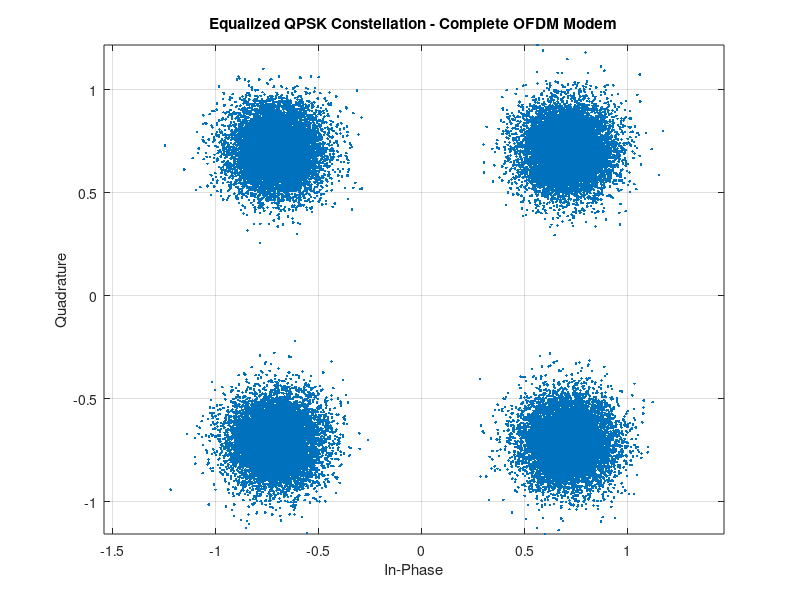
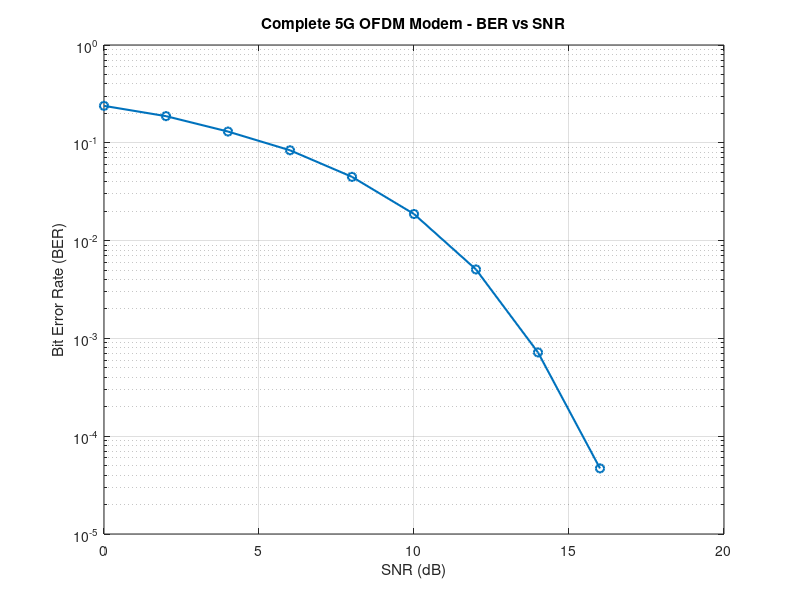

The MATLAB source for these figures, in order:
clc;
clear;
close all;

%% STEP 12 - COMPLETE 5G OFDM MODEM

%% Step 12.1 - System Parameters

% OFDM parameters
Nfft = 64;
cpLength = 16;

% Number of OFDM data symbols
numOFDMSymbols = 1000;

% QPSK parameters
M = 4;

% Test SNR
snrTest = 20;

% Channel parameters
pathDelays = [0 2 4];
pathGains = [1.00 0.50 0.25];

% Number of bits per QPSK symbol
bitsPerSymbol = log2(M);

% Total number of QPSK symbols
numQPSKSymbols = Nfft * numOFDMSymbols;

% Total number of transmitted bits
numBits = numQPSKSymbols * bitsPerSymbol;

%% Generate Random Transmitted Bits

txBits = randi([0 1],numBits,1);

fprintf('\n===== STEP 12.1: SYSTEM SETUP =====\n');

fprintf('FFT Size                 : %d\n',Nfft);
fprintf('Cyclic Prefix Length     : %d\n',cpLength);
fprintf('Number of OFDM Symbols   : %d\n',numOFDMSymbols);
fprintf('QPSK Modulation Order    : %d\n',M);
fprintf('Test SNR                 : %d dB\n',snrTest);

fprintf('Number of Transmitted Bits : %d\n',numBits);

fprintf('Multipath Delays         : ');
fprintf('%d ',pathDelays);
fprintf('samples\n');

fprintf('Multipath Gains          : ');
fprintf('%.2f ',pathGains);
fprintf('\n');
%% Step 12.2 - QPSK Modulation

% Convert bits into QPSK symbol indices
txSymbolIndices = bi2de( ...
    reshape(txBits,bitsPerSymbol,[]).', ...
    'left-msb');

% QPSK modulation
txQPSK = pskmod( ...
    txSymbolIndices, ...
    M, ...
    pi/4);

%% Reshape QPSK Symbols into OFDM Symbols

txQPSKMatrix = reshape( ...
    txQPSK, ...
    Nfft, ...
    numOFDMSymbols);

fprintf('\n===== STEP 12.2: QPSK MODULATION =====\n');

fprintf('Total QPSK Symbols       : %d\n',length(txQPSK));

fprintf('OFDM Symbol Size         : %d QPSK symbols\n',Nfft);

fprintf('OFDM Symbol Count        : %d\n',numOFDMSymbols);
%% Step 12.3 - OFDM Modulation using IFFT

% Perform IFFT on each OFDM symbol
txIFFT = ifft( ...
    txQPSKMatrix, ...
    Nfft, ...
    1);

%% Add Cyclic Prefix

txWithCP = [
    txIFFT(end-cpLength+1:end,:);
    txIFFT
    ];

%% Serialize OFDM Signal

txOFDM = txWithCP(:);

fprintf('\n===== STEP 12.3: OFDM TRANSMITTER =====\n');

fprintf('IFFT Output Size        : %d x %d\n', ...
    size(txIFFT,1),size(txIFFT,2));

fprintf('Cyclic Prefix Length    : %d samples\n',cpLength);

fprintf('OFDM Symbol Length      : %d samples\n', ...
    Nfft + cpLength);

fprintf('Total Transmitted Samples : %d\n', ...
    length(txOFDM));
%% Step 12.4 - Multipath Channel + AWGN

% Create multipath channel impulse response
channelImpulseResponse = zeros(max(pathDelays) + 1, 1);

for k = 1:length(pathDelays)
    channelImpulseResponse(pathDelays(k) + 1) = pathGains(k);
end

% Pass OFDM signal through multipath channel
rxMultipath = filter( ...
    channelImpulseResponse, ...
    1, ...
    txOFDM);

% Add AWGN noise
rxChannel = awgn( ...
    rxMultipath, ...
    snrTest, ...
    'measured');

fprintf('\n===== STEP 12.4: CHANNEL =====\n');

fprintf('Channel Type            : Multipath + AWGN\n');

fprintf('Path Delays             : ');
fprintf('%d ',pathDelays);
fprintf('samples\n');

fprintf('Path Gains              : ');
fprintf('%.2f ',pathGains);
fprintf('\n');

fprintf('Channel SNR             : %d dB\n',snrTest);

fprintf('Received Samples        : %d\n',length(rxChannel));
%% Step 12.5 - OFDM Receiver: CP Removal + FFT

% Reshape received signal into OFDM symbols
rxWithCP = reshape( ...
    rxChannel, ...
    Nfft + cpLength, ...
    numOFDMSymbols);

% Remove cyclic prefix
rxWithoutCP = rxWithCP(cpLength+1:end,:);

% Convert time domain back to frequency domain
rxFFT = fft( ...
    rxWithoutCP, ...
    Nfft, ...
    1);

fprintf('\n===== STEP 12.5: OFDM RECEIVER =====\n');

fprintf('Received OFDM Matrix    : %d x %d\n', ...
    size(rxWithCP,1),size(rxWithCP,2));

fprintf('CP Removed              : %d samples\n',cpLength);

fprintf('FFT Output Size         : %d x %d\n', ...
    size(rxFFT,1),size(rxFFT,2));
%% Step 12.6 - Channel Response + ZF Equalization

% Calculate channel frequency response
channelFrequencyResponse = fft( ...
    channelImpulseResponse, ...
    Nfft);

% Perform Zero-Forcing equalization
rxEqualized = zeros(size(rxFFT));

for k = 1:Nfft

    rxEqualized(k,:) = ...
        rxFFT(k,:) ./ channelFrequencyResponse(k);

end

fprintf('\n===== STEP 12.6: ZF EQUALIZATION =====\n');

fprintf('Channel estimation      : Known channel reference\n');
fprintf('Equalizer                : Zero-Forcing (ZF)\n');

fprintf('Equalized Symbols       : %d\n', ...
    numel(rxEqualized));
%% Step 12.7 - QPSK Demodulation and BER

% Convert equalized symbols into a column vector
rxEqualizedSerial = rxEqualized(:);

% QPSK demodulation
rxSymbolIndices = pskdemod( ...
    rxEqualizedSerial, ...
    M, ...
    pi/4);

% Convert symbol indices back to bits
rxBitsMatrix = de2bi( ...
    rxSymbolIndices, ...
    bitsPerSymbol, ...
    'left-msb');

rxBits = rxBitsMatrix.';
rxBits = rxBits(:);

% Calculate bit errors
bitErrors = sum(txBits ~= rxBits);

% Calculate BER
ber = bitErrors / numBits;

fprintf('\n===== STEP 12.7: BER RESULT =====\n');

fprintf('Test SNR       = %d dB\n',snrTest);

fprintf('Bit Errors     = %d\n',bitErrors);

fprintf('Total Bits     = %d\n',numBits);

fprintf('BER            = %.8f\n',ber);
%% Step 12.8 - EVM Analysis

% Calculate error vector
evmError = rxEqualizedSerial - txQPSK;

% Calculate RMS EVM
rmsEVM = sqrt( ...
    mean(abs(evmError).^2) / ...
    mean(abs(txQPSK).^2));

% Convert EVM to percentage
evmPercentage = rmsEVM * 100;

fprintf('\n===== STEP 12.8: EVM RESULT =====\n');

fprintf('Test SNR       = %d dB\n',snrTest);

fprintf('RMS EVM        = %.6f\n',rmsEVM);

fprintf('EVM Percentage = %.2f %%\n',evmPercentage);

%% Plot Received Constellation

figure;

plot( ...
    real(rxEqualizedSerial), ...
    imag(rxEqualizedSerial), ...
    '.');

grid on;

axis equal;

xlabel('In-Phase');

ylabel('Quadrature');

title('Equalized QPSK Constellation - Complete OFDM Modem');
%% Step 12.9 - Complete Modem BER vs SNR

snrRangeComplete = 0:2:20;

berComplete = zeros(size(snrRangeComplete));

for s = 1:length(snrRangeComplete)

    % Add AWGN at current SNR
    rxTest = awgn( ...
        rxMultipath, ...
        snrRangeComplete(s), ...
        'measured');

    % Reshape into OFDM symbols
    rxTestWithCP = reshape( ...
        rxTest, ...
        Nfft + cpLength, ...
        numOFDMSymbols);

    % Remove cyclic prefix
    rxTestWithoutCP = ...
        rxTestWithCP(cpLength+1:end,:);

    % FFT
    rxTestFFT = fft( ...
        rxTestWithoutCP, ...
        Nfft, ...
        1);

    % ZF equalization
    rxTestEqualized = zeros(size(rxTestFFT));

    for k = 1:Nfft

        rxTestEqualized(k,:) = ...
            rxTestFFT(k,:) ./ channelFrequencyResponse(k);

    end

    % Serialize
    rxTestSerial = rxTestEqualized(:);

    % QPSK demodulation
    rxTestSymbols = pskdemod( ...
        rxTestSerial, ...
        M, ...
        pi/4);

    % Convert symbols to bits
    rxTestBitsMatrix = de2bi( ...
        rxTestSymbols, ...
        bitsPerSymbol, ...
        'left-msb');

    rxTestBits = rxTestBitsMatrix.';
    rxTestBits = rxTestBits(:);

    % BER calculation
    bitErrorsTest = sum(txBits ~= rxTestBits);

    berComplete(s) = ...
        bitErrorsTest / numBits;

end

%% Display BER Results

fprintf('\n===== STEP 12.9: COMPLETE MODEM BER VS SNR =====\n');

for s = 1:length(snrRangeComplete)

    fprintf( ...
        'SNR = %2d dB   BER = %.8f\n', ...
        snrRangeComplete(s), ...
        berComplete(s));

end

%% Plot BER vs SNR

figure;

semilogy( ...
    snrRangeComplete, ...
    berComplete, ...
    'o-', ...
    'LineWidth',1.5);

grid on;

xlabel('SNR (dB)');

ylabel('Bit Error Rate (BER)');

title('Complete 5G OFDM Modem - BER vs SNR');
%% Step 12.10 - Complete Modem Summary

fprintf('\n============================================\n');
fprintf('      COMPLETE 5G OFDM MODEM SUMMARY\n');
fprintf('============================================\n');

fprintf('FFT Size              : %d\n',Nfft);
fprintf('Cyclic Prefix         : %d samples\n',cpLength);
fprintf('OFDM Symbols          : %d\n',numOFDMSymbols);
fprintf('Modulation            : QPSK\n');
fprintf('Channel               : Multipath + AWGN\n');
fprintf('Equalizer             : Zero-Forcing (ZF)\n');
fprintf('Channel Knowledge     : Known / Ideal Reference\n');
fprintf('Test SNR              : %d dB\n',snrTest);

fprintf('\n20 dB Performance\n');
fprintf('Bit Errors            : %d\n',bitErrors);
fprintf('BER                   : %.8f\n',ber);
fprintf('RMS EVM               : %.6f\n',rmsEVM);
fprintf('EVM Percentage        : %.2f %%\n',evmPercentage);

fprintf('\n============================================\n');
